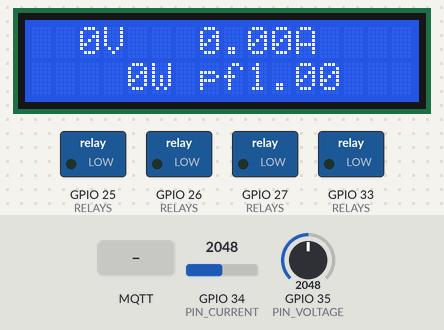
Recording of a sketch running on a simulated ESP32. On the bench: 16×2 character LCD, switched loads named in the sketch (green lamp = pin HIGH). Inputs (shaded band) come from the test bench; at power-on: GPIO 34 (PIN_CURRENT) = 2048, GPIO 35 (PIN_VOLTAGE) = 2048 (analog values on the 0–4095 scale). WiFi joins after 1.5 s; servers stay silent unless stated; the local clock reads 2024-03-15 10:24:30 at power-on unless the sketch sets it; no MQTT or app messages arrive unless stated; what the sketch prints to the serial monitor is not drawn.

Above: at 3.6 s.
3.7 s: MQTT message "setAppliance" arrives on the first subscribed topic
At 6.6 s:
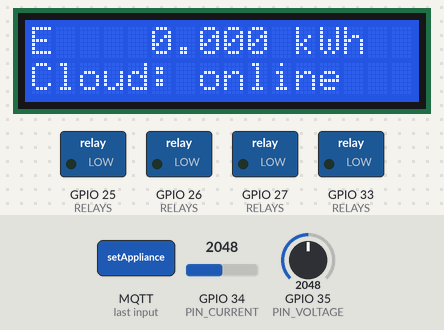
6.7 s: GPIO 34 (PIN_CURRENT) set to 1960
At 10.4 s:
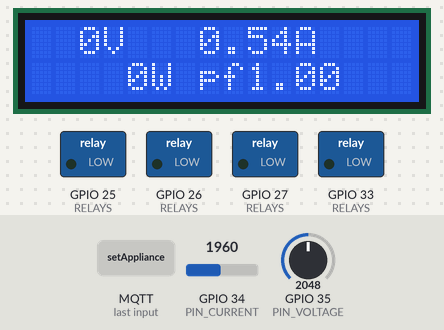
Timing chart, 0 to 11.9 s (numbered marks = the images above; inputs shaded):
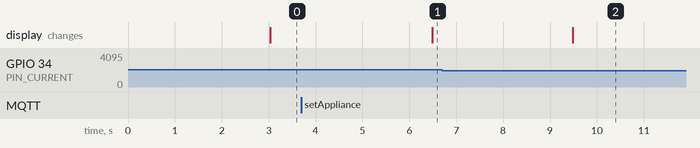

The sketch:

smartwatt_v2.ino
```cpp
/*
 * Smart Watt v2 - ESP32 energy meter firmware
 *
 * Hardware (report table 4.1):
 *   ZMPT101B voltage sensor  -> GPIO 35 (ADC1)
 *   ACS712 current sensor    -> GPIO 34 (ADC1)
 *   16x2 LCD, I2C backpack   -> SDA 21, SCL 22
 *   Relay board (optional)   -> GPIO 26, 27, 25, 33 (see RELAYS below)
 *
 * What changed from the Phase-I sketch:
 *   - True RMS. Phase-I averaged the raw ADC value, which on an AC waveform
 *     returns the mid-rail DC offset, not the RMS magnitude. Here each sample has
 *     the running DC offset removed and Vrms / Irms / real power are computed
 *     over whole mains cycles, giving an actual power factor as well.
 *   - Epoch timestamps via NTP (falls back to millis() until time syncs; the
 *     server handles both).
 *   - Relay control: the dashboard's Turn off / Turn on and automations arrive
 *     on smartwatt/cmd/<device> as {"cmd":"setAppliance","appliance_id":..,"state":..}.
 *   - Non-blocking reconnects and an MQTT last-will so the broker marks the
 *     meter offline if it drops.
 *
 * Libraries: PubSubClient (Nick O'Leary), ArduinoJson 7.x, LiquidCrystal_I2C.
 * Credentials live in secrets.h (copy secrets.example.h).
 */

#include <WiFi.h>
#include <Wire.h>
#include <time.h>
#include <PubSubClient.h>
#include <ArduinoJson.h>
#include <LiquidCrystal_I2C.h>
#include "secrets.h"

// ---------------------------------------------------------------- pins
const int PIN_VOLTAGE = 35;
const int PIN_CURRENT = 34;
const int I2C_SDA = 21;
const int I2C_SCL = 22;

struct Relay { const char* applianceId; int pin; };
// Map dashboard appliance ids to relay channels. Unlisted ids are ignored.
const Relay RELAYS[] = {
  {"ac", 26},
  {"geyser", 27},
  {"fan", 25},
  {"lights", 33},
};
const size_t RELAY_COUNT = sizeof(RELAYS) / sizeof(RELAYS[0]);
const bool RELAY_ACTIVE_LOW = true;   // most opto relay boards switch on LOW

// --------------------------------------------------------- calibration
// Calibrate against a multimeter with a known resistive load (e.g. a 100 W bulb):
//   VOLTAGE_CAL = measured_mains_V / reported_Vrms_with_cal_1
//   CURRENT_CAL = measured_load_A  / reported_Irms_with_cal_1
float VOLTAGE_CAL = 0.4700;   // volts of mains per ADC count (ZMPT101B trimmer dependent)
float CURRENT_CAL = 0.0122;   // amps per ADC count (ACS712-20A at 3.3 V divider)
const float NOISE_FLOOR_A = 0.05;     // below this the load is treated as zero
const float NOISE_FLOOR_V = 20.0;

// ------------------------------------------------------------- timing
const unsigned long PUBLISH_MS = 2000;
const int SAMPLES = 2000;             // ~10 mains cycles at ESP32 analogRead speed
const unsigned long LCD_PAGE_MS = 3000;

// ------------------------------------------------------------- topics
String topicReadings, topicCmd, topicStatus;

WiFiClient net;
PubSubClient mqtt(net);
LiquidCrystal_I2C lcd(0x27, 16, 2);   // try 0x3F if the screen stays blank

double energyWh = 0.0;
float thresholdW = 2000.0;
float vrms = 0, irms = 0, realPower = 0, pf = 1;
unsigned long lastPublish = 0, lastSample = 0, lastLcd = 0, lastWifiTry = 0, lastMqttTry = 0;
int lcdPage = 0;
double offsetV = 2048, offsetI = 2048;  // running DC offsets (ADC counts)

// ------------------------------------------------------------ helpers
void setRelay(int pin, bool on) {
  digitalWrite(pin, (on ^ RELAY_ACTIVE_LOW) ? HIGH : LOW);
}

uint64_t nowMs() {
  time_t t = time(nullptr);
  if (t > 1700000000) {                       // NTP has synced
    struct timeval tv;
    gettimeofday(&tv, nullptr);
    return (uint64_t)tv.tv_sec * 1000ULL + tv.tv_usec / 1000ULL;
  }
  return millis();                            // server re-stamps boot-relative time
}

/* Sample both channels, remove DC with a slow IIR, integrate RMS and v*i. */
void measure() {
  double sumV2 = 0, sumI2 = 0, sumP = 0;
  for (int n = 0; n < SAMPLES; n++) {
    int rawV = analogRead(PIN_VOLTAGE);
    int rawI = analogRead(PIN_CURRENT);
    offsetV += (rawV - offsetV) / 1024.0;
    offsetI += (rawI - offsetI) / 1024.0;
    double v = (rawV - offsetV) * VOLTAGE_CAL;
    double i = (rawI - offsetI) * CURRENT_CAL;
    sumV2 += v * v;
    sumI2 += i * i;
    sumP += v * i;
  }
  vrms = sqrt(sumV2 / SAMPLES);
  irms = sqrt(sumI2 / SAMPLES);
  realPower = fabs(sumP / SAMPLES);
  if (vrms < NOISE_FLOOR_V) vrms = 0;
  if (irms < NOISE_FLOOR_A) { irms = 0; realPower = 0; }
  float apparent = vrms * irms;
  pf = apparent > 1 ? constrain(realPower / apparent, 0.0f, 1.0f) : 1.0f;
}

void onMessage(char* topic, byte* payload, unsigned int length) {
  JsonDocument doc;
  if (deserializeJson(doc, payload, length)) {
    Serial.println("cmd: bad JSON");
    return;
  }
  const char* cmd = doc["cmd"] | "";
  if (strcmp(cmd, "setAppliance") == 0) {
    const char* id = doc["appliance_id"] | "";
    bool on = strcmp(doc["state"] | "off", "on") == 0;
    for (size_t k = 0; k < RELAY_COUNT; k++) {
      if (strcmp(RELAYS[k].applianceId, id) == 0) {
        setRelay(RELAYS[k].pin, on);
        Serial.printf("relay %s -> %s\n", id, on ? "ON" : "OFF");
        lcd.clear();
        lcd.setCursor(0, 0); lcd.print("Cmd: "); lcd.print(id);
        lcd.setCursor(0, 1); lcd.print(on ? "Turned ON" : "Turned OFF");
        lastLcd = millis();
        return;
      }
    }
    Serial.printf("cmd for unmapped appliance '%s' ignored\n", id);
  } else if (strcmp(cmd, "setThreshold") == 0) {
    thresholdW = doc["threshold"] | thresholdW;
    Serial.printf("threshold -> %.0f W\n", thresholdW);
  }
}

void ensureWifi() {
  if (WiFi.status() == WL_CONNECTED || millis() - lastWifiTry < 10000) return;
  lastWifiTry = millis();
  Serial.println("WiFi: connecting");
  WiFi.disconnect();
  WiFi.begin(WIFI_SSID, WIFI_PASS);
}

void ensureMqtt() {
  if (WiFi.status() != WL_CONNECTED || mqtt.connected() || millis() - lastMqttTry < 5000) return;
  lastMqttTry = millis();
  bool ok = strlen(MQTT_USER)
    ? mqtt.connect(DEVICE_ID, MQTT_USER, MQTT_PASS, topicStatus.c_str(), 1, true, "offline")
    : mqtt.connect(DEVICE_ID, topicStatus.c_str(), 1, true, "offline");
  if (ok) {
    mqtt.publish(topicStatus.c_str(), "online", true);
    mqtt.subscribe(topicCmd.c_str(), 1);
    Serial.println("MQTT: connected");
  } else {
    Serial.printf("MQTT: failed rc=%d\n", mqtt.state());
  }
}

void publishReading() {
  JsonDocument doc;
  doc["device_id"] = DEVICE_ID;
  doc["ts_ms"] = nowMs();
  doc["voltage_V"] = round(vrms * 100) / 100.0;
  doc["current_A"] = round(irms * 1000) / 1000.0;
  doc["power_W"] = round(realPower * 10) / 10.0;
  doc["pf"] = round(pf * 1000) / 1000.0;
  doc["energyWh_total"] = energyWh;
  char buf[256];
  size_t n = serializeJson(doc, buf);
  if (mqtt.connected()) mqtt.publish(topicReadings.c_str(), (const uint8_t*)buf, n, false);
  Serial.println(buf);
}

void drawLcd() {
  if (millis() - lastLcd < LCD_PAGE_MS) return;
  lastLcd = millis();
  lcd.clear();
  if (lcdPage == 0) {
    lcd.setCursor(0, 0); lcd.printf("%3.0fV  %5.2fA", vrms, irms);
    lcd.setCursor(0, 1); lcd.printf("%5.0fW pf%.2f", realPower, pf);
  } else {
    lcd.setCursor(0, 0); lcd.printf("E %8.3f kWh", energyWh / 1000.0);
    lcd.setCursor(0, 1);
    lcd.print(realPower > thresholdW ? "OVERLOAD!" : (mqtt.connected() ? "Cloud: online" : "Cloud: offline"));
  }
  lcdPage = 1 - lcdPage;
}

// -------------------------------------------------------------- setup
void setup() {
  Serial.begin(115200);
  analogReadResolution(12);
  analogSetAttenuation(ADC_11db);

  for (size_t k = 0; k < RELAY_COUNT; k++) {
    pinMode(RELAYS[k].pin, OUTPUT);
    setRelay(RELAYS[k].pin, true);            // appliances powered by default
  }

  Wire.begin(I2C_SDA, I2C_SCL);
  lcd.init();
  lcd.backlight();
  lcd.print("Smart Watt v2");
  lcd.setCursor(0, 1);
  lcd.print("Starting...");

  topicReadings = String("smartwatt/readings/") + DEVICE_ID;
  topicCmd = String("smartwatt/cmd/") + DEVICE_ID;
  topicStatus = String("smartwatt/status/") + DEVICE_ID;

  WiFi.mode(WIFI_STA);
  WiFi.begin(WIFI_SSID, WIFI_PASS);
  lastWifiTry = millis();
  configTime(19800, 0, "pool.ntp.org", "time.google.com");   // IST, UTC+5:30

  mqtt.setServer(MQTT_HOST, MQTT_PORT);
  mqtt.setCallback(onMessage);
  mqtt.setBufferSize(512);

  lastSample = millis();
}

// --------------------------------------------------------------- loop
void loop() {
  ensureWifi();
  ensureMqtt();
  mqtt.loop();

  unsigned long now = millis();
  if (now - lastPublish >= PUBLISH_MS) {
    measure();
    unsigned long t = millis();
    energyWh += realPower * (t - lastSample) / 3600000.0;   // Wh over the elapsed interval
    lastSample = t;
    lastPublish = now;
    publishReading();
  }
  drawLcd();
}
```

secrets.example.h
```cpp
// Copy this file to secrets.h (git-ignored) and fill in your values.
#pragma once

#define WIFI_SSID     "your-wifi-name"
#define WIFI_PASS     "your-wifi-password"

// IP of the machine running mosquitto (usually the laptop running Smart Watt).
#define MQTT_HOST     "192.168.1.10"
#define MQTT_PORT     1883
#define MQTT_USER     ""
#define MQTT_PASS     ""

// Must be unique per meter; appears as the device id on the dashboard.
#define DEVICE_ID     "esp32-smartwatt-001"
```

Measured:
- after the input at 6.7 s, the display: changes after 2.8 s (image 2)
